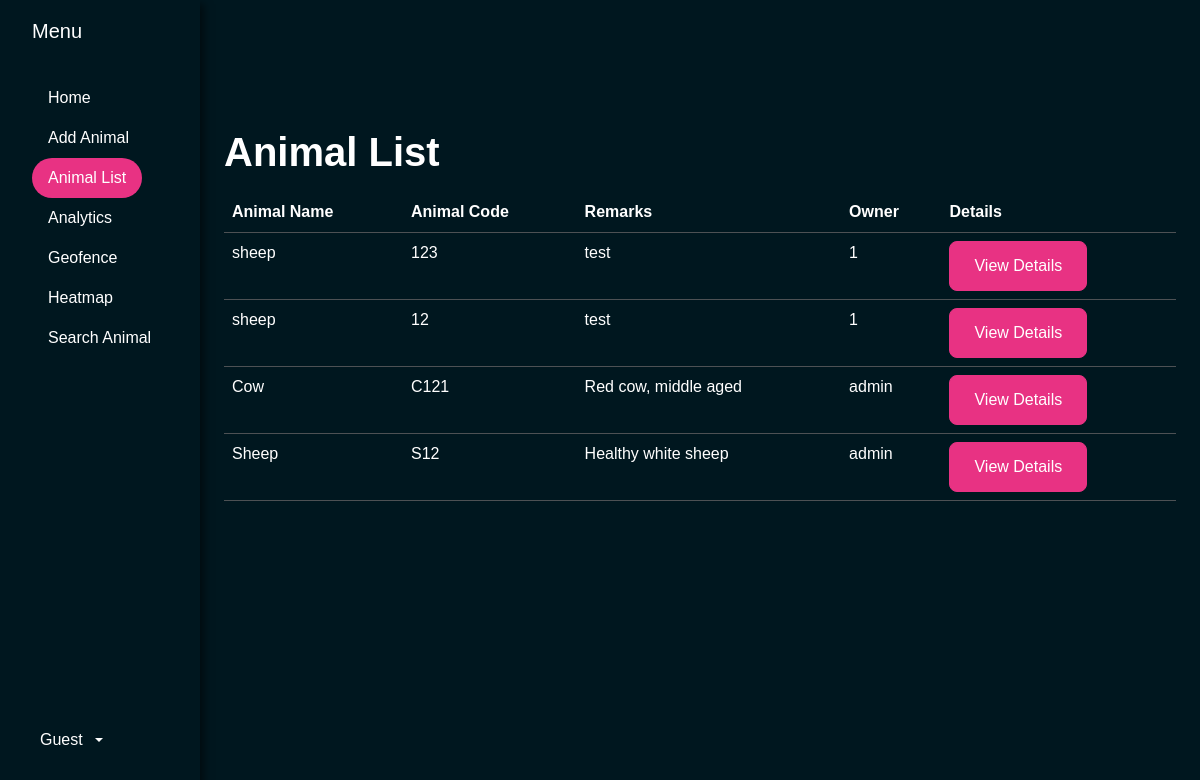
The page /animal_list on the database its author committed.
### models.py (models this page shows, shortened)
class Animal(db.Model):
    id = db.Column(db.Integer, primary_key=True)
    name = db.Column(db.String(80), nullable=False)
    code = db.Column(db.String(50), nullable=False)
    remarks = db.Column(db.String(200), nullable=True)
    owner_id = db.Column(db.Integer, db.ForeignKey('user.id'), nullable=False)

class User(db.Model):
    id = db.Column(db.Integer, primary_key=True)
    username = db.Column(db.String(80), unique=True, nullable=False)
    password_hash = db.Column(db.String(128))
    animals = db.relationship('Animal', backref='owner', lazy=True)
    geofence = db.relationship('Geofence', backref='owner', lazy=True, uselist=False)  # One-to-One relationship

### routes.py (the view)
@main_routes.route('/animal_list')
def animal_list():
    animals = Animal.query.all()
    return render_template('animal_list.html', animals=animals, active_page='animal_list')

### templates/animal_list.html (shortened to what this page needs)
{% extends 'base.html' %}
{% block content %}
<div class="container mt-5">
    <h1>Animal List</h1>
    <table class="table table-dark">
        <thead>
            <tr>
                <th scope="col">Animal Name</th>
                <th scope="col">Animal Code</th>
                <th scope="col">Remarks</th>
                <th scope="col">Owner</th>
                <th scope="col">Details</th>
            </tr>
        </thead>
        <tbody>
            {% for animal in animals %}
            <tr>
                <td>{{ animal.name }}</td>
                <td>{{ animal.code }}</td>
                <td>{{ animal.remarks }}</td>
                <td>{{ animal.owner.username }}</td>
                <td>
                    <button type="button" class="btn btn-primary" data-bs-toggle="modal" data-bs-target="#animalDetailModal{{ animal.id }}">
                        View Details
                    </button>
                </td>
            </tr>
            {% endfor %}
        </tbody>
    </table>
</div>
{% endblock %}

### templates/base.html (shortened to what this page needs)
<!DOCTYPE html>
<html lang="en">
<head>
    <link href="https://cdn.jsdelivr.net/npm/bootswatch@5.3.3/dist/quartz/bootstrap.min.css" rel="stylesheet">
    <link rel="stylesheet" href="{{ url_for('static', filename='css/style.css') }}" />
</head>
<body class="bg-dark">
    <div class="container-fluid">
        <div class="row flex-nowrap">
            <div id="sidebar" class="col-auto col-md-3 col-xl-2 px-sm-2 px-0 bg-dark">
                <div class="bg-dark d-flex flex-column align-items-center align-items-sm-start px-2 pt-2 text-white min-vh-100">
                    <a href="/" class="d-flex align-items-center pb-3 mb-md-0 me-md-auto text-white text-decoration-none">
                        <span class="fs-5 d-none d-sm-inline">Menu</span>
                    </a>
                    <ul class="nav nav-pills flex-column mb-sm-auto mb-0 align-items-center align-items-sm-start" id="menu">
                        <li class="nav-item">
                            <a href="{{ url_for('main_routes.index') }}" class="nav-link {% if active_page == 'home' %}active{% endif %}">
                                Home
                            </a>
                        </li>
                        <li>
                            <a href="{{ url_for('main_routes.add_animal') }}" class="nav-link {% if active_page == 'add_animal' %}active{% endif %}">
                                Add Animal
                            </a>
                        </li>
                        <li>
                            <a href="{{ url_for('main_routes.animal_list') }}" class="nav-link {% if active_page == 'animal_list' %}active{% endif %}">
                                Animal List
                            </a>
                        </li>
                        <li>
                            <a href="{{ url_for('main_routes.analytics') }}" class="nav-link {% if active_page == 'analytics' %}active{% endif %}">
                                Analytics
                            </a>
                        </li>
                        <li>
                            <a href="{{ url_for('main_routes.geofence') }}" class="nav-link {% if active_page == 'geofence' %}active{% endif %}">
                                Geofence
                            </a>
                        </li>
                        <li>
                            <a href="{{ url_for('main_routes.heatmap') }}" class="nav-link {% if active_page == 'heatmap' %}active{% endif %}">
                                Heatmap
                            </a>
                        </li>
                        <li>
                            <a href="{{ url_for('main_routes.search_animal') }}" class="nav-link {% if active_page == 'search_animal' %}active{% endif %}">
                                Search Animal
                            </a>
                        </li>
                    </ul>
                    <div class="dropdown pb-4">
                        <a href="#" class="d-flex align-items-center text-white text-decoration-none dropdown-toggle" id="dropdownUser1" data-bs-toggle="dropdown" aria-expanded="false">
                            <span class="mx-1">{{ session.get('username', 'Guest') }}</span>
                        </a>
                    </div>
                </div>
            </div>
            <div class="col py-3 min-vh-100">{% block content %}{% endblock %}</div>
        </div>
    </div>
</body>
</html>

### static/css/style.css (style rules this page uses)
html, body { font-family: "Poppins", sans-serif; scroll-behavior: smooth; --bs-dark-rgb: 0, 23, 31; background-image: none; }
a { text-decoration: none; }
#sidebar { box-shadow: 4px 4px 8px rgba(0, 0, 0, 0.5); }
.table>:not(caption)>*>* { background-color: var(--bs-dark-rgb); }

### rows shown on the page
Animal: name "sheep", code "123", remarks "test", owner.username "1"
Animal: name "sheep", code "12", remarks "test", owner.username "1"
Animal: name "Cow", code "C121", remarks "Red cow, middle aged", owner.username "admin"
Animal: name "Sheep", code "S12", remarks "Healthy white sheep", owner.username "admin"

### other values the page prints
{{ session.get('username', 'Guest') }} "Guest"
